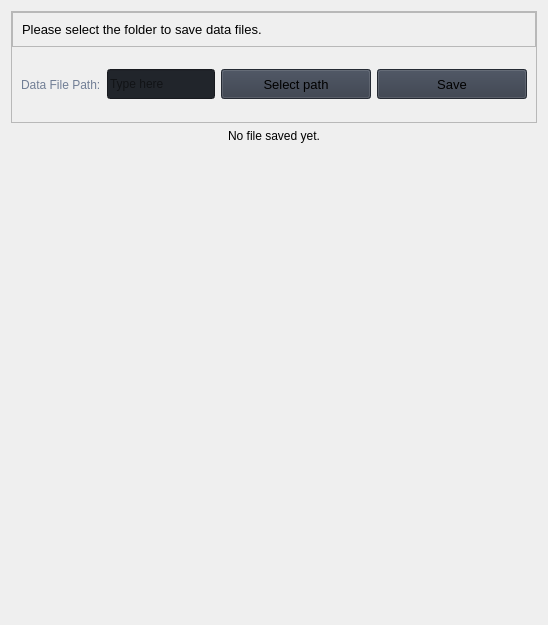
                     <widget class="QWidget" name="save_page">
                      <layout class="QVBoxLayout" name="verticalLayout_26">
                       <item>
                        <widget class="QFrame" name="row_4">
                         <property name="frameShape">
                          <enum>QFrame::StyledPanel</enum>
                         </property>
                         <property name="frameShadow">
                          <enum>QFrame::Raised</enum>
                         </property>
                         <layout class="QVBoxLayout" name="verticalLayout_23">
                          <property name="spacing">
                           <number>0</number>
                          </property>
                          <property name="leftMargin">
                           <number>0</number>
                          </property>
                          <property name="topMargin">
                           <number>0</number>
                          </property>
                          <property name="rightMargin">
                           <number>0</number>
                          </property>
                          <property name="bottomMargin">
                           <number>0</number>
                          </property>
                          <item>
                           <widget class="QFrame" name="frame_div_content_3">
                            <property name="minimumSize">
                             <size>
                              <width>0</width>
                              <height>110</height>
                             </size>
                            </property>
                            <property name="maximumSize">
                             <size>
                              <width>16777215</width>
                              <height>110</height>
                             </size>
                            </property>
                            <property name="frameShape">
                             <enum>QFrame::NoFrame</enum>
                            </property>
                            <property name="frameShadow">
                             <enum>QFrame::Raised</enum>
                            </property>
                            <layout class="QVBoxLayout" name="verticalLayout_24">
                             <property name="spacing">
                              <number>0</number>
                             </property>
                             <property name="leftMargin">
                              <number>0</number>
                             </property>
                             <property name="topMargin">
                              <number>0</number>
                             </property>
                             <property name="rightMargin">
                              <number>0</number>
                             </property>
                             <property name="bottomMargin">
                              <number>0</number>
                             </property>
                             <item>
                              <widget class="QFrame" name="frame_title_wid_3">
                               <property name="maximumSize">
                                <size>
                                 <width>16777215</width>
                                 <height>35</height>
                                </size>
                               </property>
                               <property name="frameShape">
                                <enum>QFrame::StyledPanel</enum>
                               </property>
                               <property name="frameShadow">
                                <enum>QFrame::Raised</enum>
                               </property>
                               <layout class="QVBoxLayout" name="verticalLayout_25">
                                <item>
                                 <widget class="QLabel" name="labelBoxBlenderInstalation_3">
                                  <property name="font">
                                   <font>
                                    <family>Segoe UI</family>
                                    <pointsize>10</pointsize>
                                    <italic>false</italic>
                                    <bold>false</bold>
                                   </font>
                                  </property>
                                  <property name="styleSheet">
                                   <string notr="true"/>
                                  </property>
                                  <property name="text">
                                   <string>Please select the folder to save data files.</string>
                                  </property>
                                 </widget>
                                </item>
                               </layout>
                              </widget>
                             </item>
                             <item>
                              <widget class="QFrame" name="frame_content_wid_3">
                               <property name="frameShape">
                                <enum>QFrame::NoFrame</enum>
                               </property>
                               <property name="frameShadow">
                                <enum>QFrame::Raised</enum>
                               </property>
                               <layout class="QHBoxLayout" name="horizontalLayout_9">
                                <item>
                                 <widget class="QLabel" name="labelVersion_6">
                                  <property name="styleSheet">
                                   <string notr="true">color: rgb(113, 126, 149);</string>
                                  </property>
                                  <property name="lineWidth">
                                   <number>1</number>
                                  </property>
                                  <property name="text">
                                   <string>Data File Path:</string>
                                  </property>
                                  <property name="alignment">
                                   <set>Qt::AlignLeading|Qt::AlignLeft|Qt::AlignVCenter</set>
                                  </property>
                                 </widget>
                                </item>
                                <item>
                                 <widget class="QLineEdit" name="line_file_path_2">
                                  <property name="minimumSize">
                                   <size>
                                    <width>0</width>
                                    <height>30</height>
                                   </size>
                                  </property>
                                  <property name="styleSheet">
                                   <string notr="true">background-color: rgb(33, 37, 43);</string>
                                  </property>
                                  <property name="text">
                                   <string/>
                                  </property>
                                  <property name="placeholderText">
                                   <string>Type here</string>
                                  </property>
                                 </widget>
                                </item>
                                <item>
                                 <widget class="QPushButton" name="btn_open_file_2">
                                  <property name="minimumSize">
                                   <size>
                                    <width>150</width>
                                    <height>30</height>
                                   </size>
                                  </property>
                                  <property name="font">
                                   <font>
                                    <family>Segoe UI</family>
                                    <pointsize>10</pointsize>
                                    <italic>false</italic>
                                    <bold>false</bold>
                                   </font>
                                  </property>
                                  <property name="cursor">
                                   <cursorShape>PointingHandCursor</cursorShape>
                                  </property>
                                  <property name="styleSheet">
                                   <string notr="true">background-color: rgb(52, 59, 72);</string>
                                  </property>
                                  <property name="text">
                                   <string>Select path</string>
                                  </property>
                                  <property name="icon">
                                   <iconset resource="../../../../../../repos/py/Modern_GUI_PyDracula_PySide6_or_PyQt6-master/resources.qrc">
                                    <normaloff>:/icons/images/icons/cil-folder-open.png</normaloff>:/icons/images/icons/cil-folder-open.png</iconset>
                                  </property>
                                 </widget>
                                </item>
                                <item>
                                 <widget class="QPushButton" name="btn_open_file_3">
                                  <property name="minimumSize">
                                   <size>
                                    <width>150</width>
                                    <height>30</height>
                                   </size>
                                  </property>
                                  <property name="font">
                                   <font>
                                    <family>Segoe UI</family>
                                    <pointsize>10</pointsize>
                                    <italic>false</italic>
                                    <bold>false</bold>
                                   </font>
                                  </property>
                                  <property name="cursor">
                                   <cursorShape>PointingHandCursor</cursorShape>
                                  </property>
                                  <property name="styleSheet">
                                   <string notr="true">background-color: rgb(52, 59, 72);</string>
                                  </property>
                                  <property name="text">
                                   <string>Save</string>
                                  </property>
                                  <property name="icon">
                                   <iconset resource="../../../../../../repos/py/Modern_GUI_PyDracula_PySide6_or_PyQt6-master/resources.qrc">
                                    <normaloff>:/icons/images/icons/cil-save.png</normaloff>:/icons/images/icons/cil-save.png</iconset>
                                  </property>
                                 </widget>
                                </item>
                               </layout>
                              </widget>
                             </item>
                            </layout>
                           </widget>
                          </item>
                         </layout>
                        </widget>
                       </item>
                       <item>
                        <widget class="QLabel" name="label_2">
                         <property name="text">
                          <string>No file saved yet.</string>
                         </property>
                         <property name="alignment">
                          <set>Qt::AlignCenter</set>
                         </property>
                        </widget>
                       </item>
                       <item>
                        <spacer name="verticalSpacer">
                         <property name="orientation">
                          <enum>Qt::Vertical</enum>
                         </property>
                         <property name="sizeHint" stdset="0">
                          <size>
                           <width>20</width>
                           <height>471</height>
                          </size>
                         </property>
                        </spacer>
                       </item>
                      </layout>
                     </widget>
